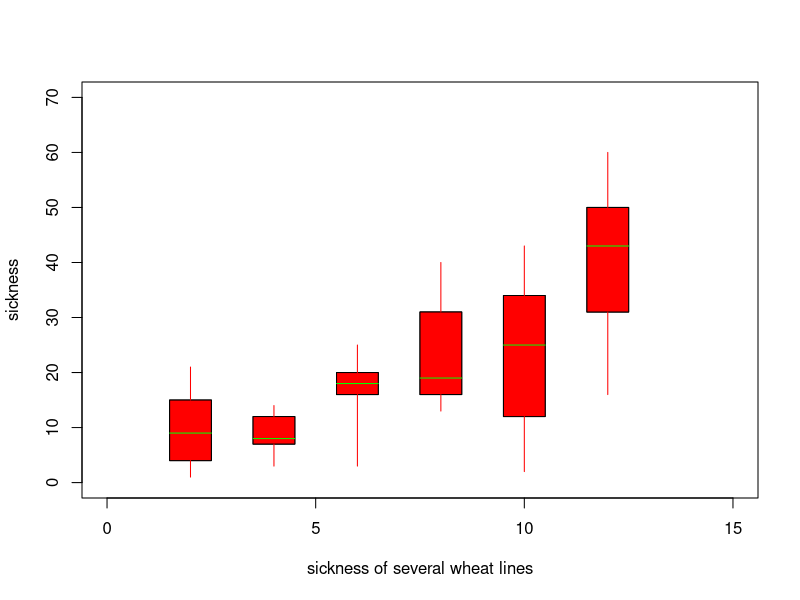

The R source for this figure:

library(dichromat)
box_plot <- function(min_q1_q2_q3_max_c){
  # print(m)
  # plot(c(0,20),c(0,20),col="white",xlab="",ylab="")
  colfun= colorRampPalette(c("blue","red"))
  colors=colfun(101)
  x_coord=c(min_q1_q2_q3_max_c[6]-0.5,min_q1_q2_q3_max_c[6]+0.5 ,min_q1_q2_q3_max_c[6]+0.5,min_q1_q2_q3_max_c[6]-0.5)  #>> min_q1_q2_q3_max_c[6] counter
  print(paste("x_coord=>",x_coord))
  y_coord=c(min_q1_q2_q3_max_c[2],min_q1_q2_q3_max_c[2],min_q1_q2_q3_max_c[4],min_q1_q2_q3_max_c[4])  #q1 to q3 >>min_q1_q2_q3_max_c[]
  print(paste("y_coord=>",y_coord))
  polygon(x_coord,y_coord,col=colors[round(min_q1_q2_q3_max_c[6]*100)+1])
  polygon(x_coord,y_coord,col=colors[round(1*100)+1])
  # line
  segments(x0=min_q1_q2_q3_max_c[6]-0.5,y0=min_q1_q2_q3_max_c[3],x1=min_q1_q2_q3_max_c[6]+0.5,y1=min_q1_q2_q3_max_c[3],col="green") #q2 min_q1_q2_q3_max_c[]
  segments(x0=min_q1_q2_q3_max_c[6],y0=min_q1_q2_q3_max_c[1],x1=min_q1_q2_q3_max_c[6],y1=min_q1_q2_q3_max_c[2],col="red") #min to q1  min_q1_q2_q3_max_c[]
  segments(x0=min_q1_q2_q3_max_c[6],y0=min_q1_q2_q3_max_c[4],x1=min_q1_q2_q3_max_c[6],y1=min_q1_q2_q3_max_c[5],col="red") #q3 to max  min_q1_q2_q3_max_c[]
}
# heat_map(ml)


Find_box_items <- function(data){
  data<- sort(data)
  l_v= c()
  min_num<- data[1]
  # print(min_num)
  l_v<-append(l_v, min_num)

    q1<- (length(data)+1)/4
  # print(q1)
  # print(data[q1])
  l_v<-append(l_v, data[q1])
  
  q2<- (length(data)+1)/2
  # print(q2)
  # print(data[q2])
  l_v<-append(l_v, data[q2])
  
  q3<- ((length(data)+1)/4)*3
  # print(q3)
  l_v<-append(l_v, data[q3])
  # print(data[q3])
  
  max_num<- data[length(data)]
  l_v<-append(l_v, max_num)
  # print(max_num)
  
  # print(l_v)
}



col1 = c(1,4,5,9,12,15,21) 
col2 = c(7,3,14,9,7,8,12)
col3 =  c(3,16,17,18,19,20,25) 
col4 =  c(31,13,16,18,19,20,40)
col5 =  c(2,12,21,25,31,34,43)
col6 =  c(31,37,43,48,50,60,16)

aframe = data.frame(col1, col2, col3,col4,col5,col6)
counter=0
plot(c(0,15),c(0,70),col="white",xlab="sickness of several wheat lines",ylab="sickness")
for(i in aframe){
  print(i)
  counter<- counter+2
  print("========Find_min_q1_q2_q3_max=========")
  Find_min_q1_q2_q3_max <- Find_box_items(i)
  # Find_min_q1_q2_q3_max <- Find_box_items(df[i])
  print(Find_min_q1_q2_q3_max)
  Find_min_q1_q2_q3_max <- append(Find_min_q1_q2_q3_max,counter)
  print(Find_min_q1_q2_q3_max)
  # print(paste("Find_min_q1_q2_q3_max==>",Find_min_q1_q2_q3_max))
  # print(Find_min_q1_q2_q3_max[3])
  box_plot(Find_min_q1_q2_q3_max)
  }
